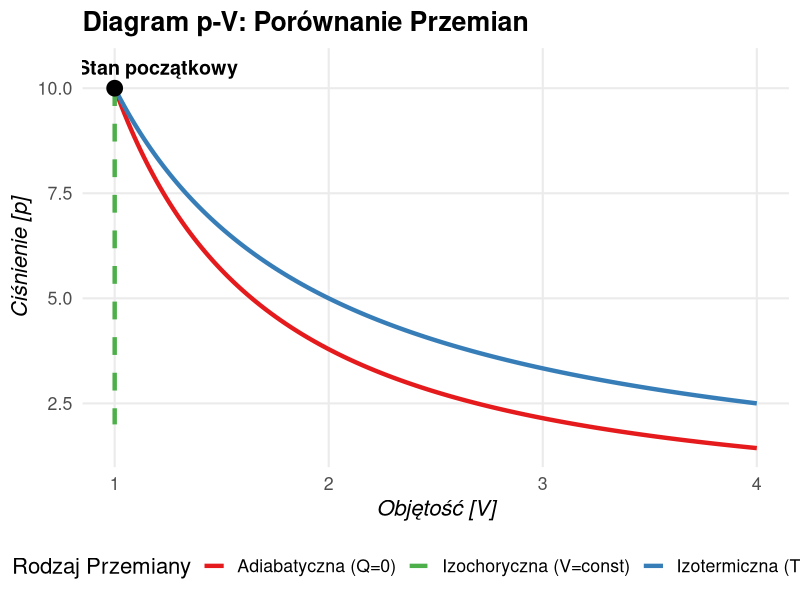
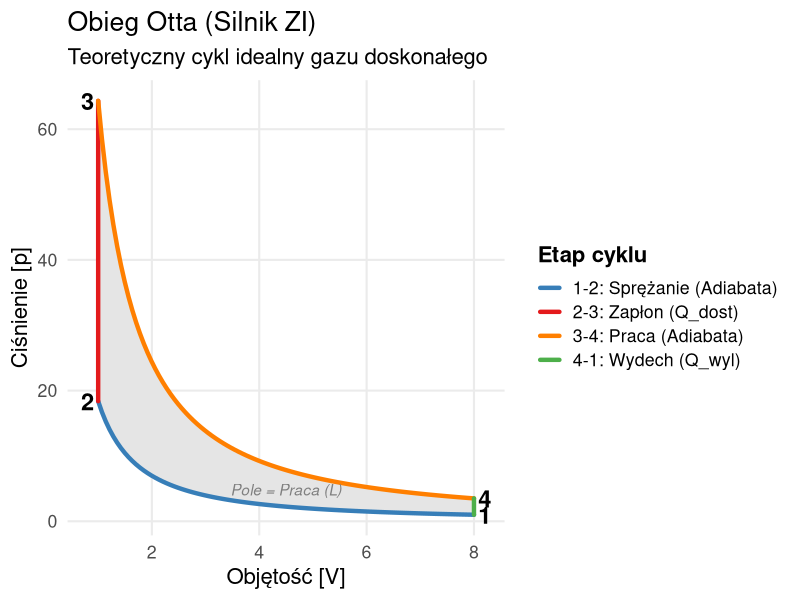
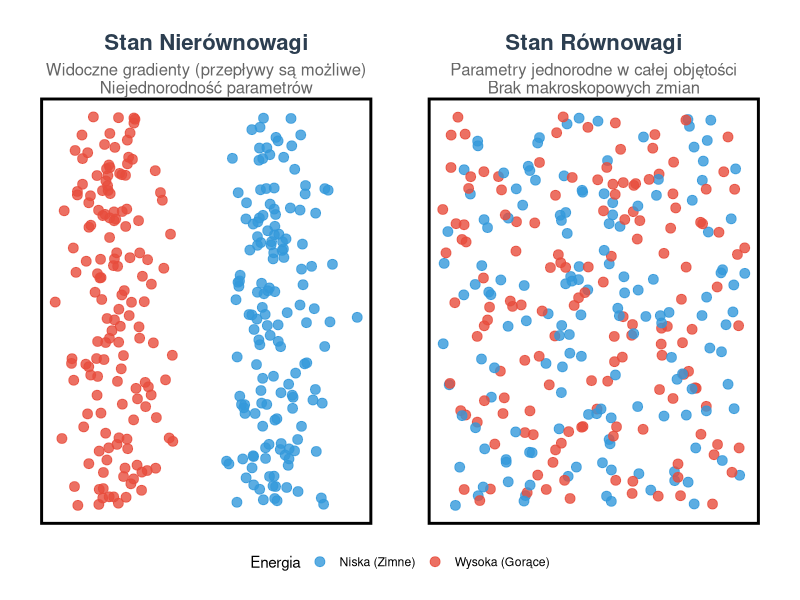
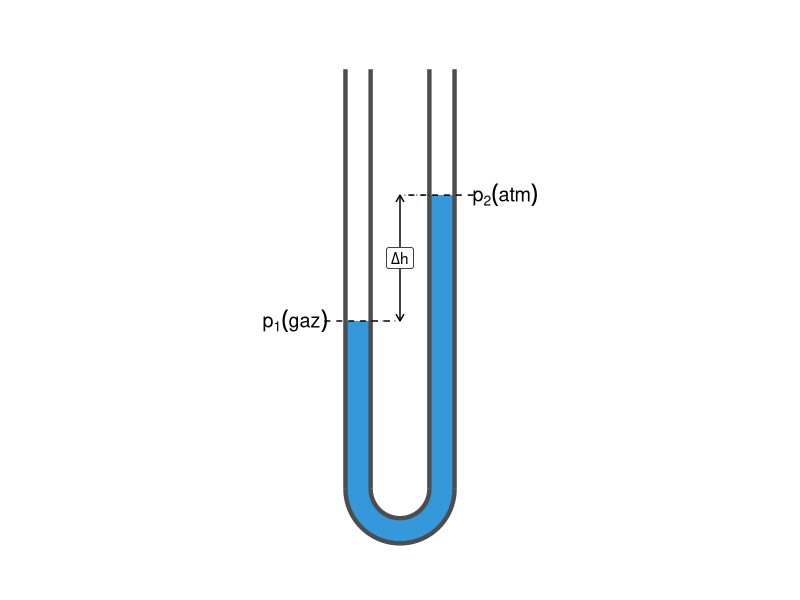
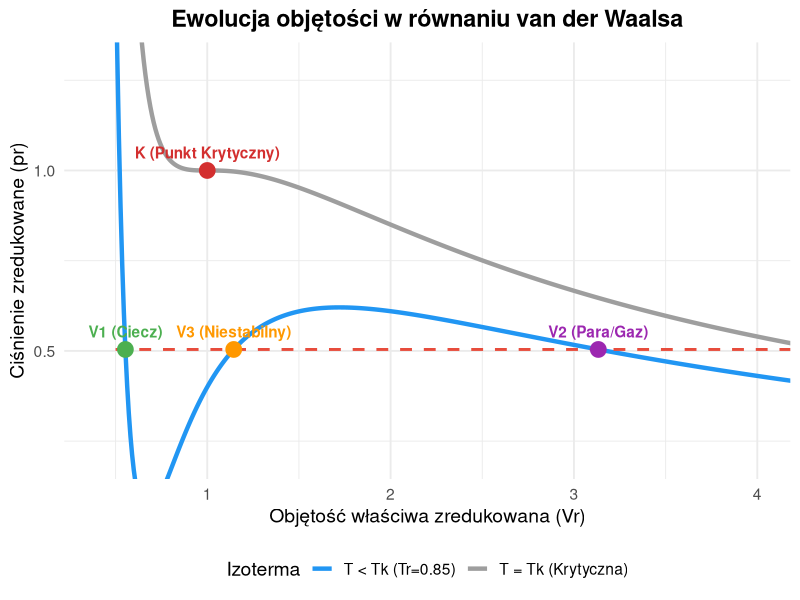

These figures' R source, in order:
## ---- chunk 1
#| label: setup
#| include: false

library(ggplot2)

# Ustaw motyw domyślny na jasny (standardowy minimal)
theme_set(theme_minimal(base_size = 18))
## ---- chunk 2
#| label: fig-przemiany
#| fig-cap: "Porównanie przemian termodynamicznych (rozprężanie gazu)"
#| echo: false
#| warning: false
#| message: false
#| fig-align: center
#| fig-height: 6

library(ggplot2)
library(dplyr)

# 1. PARAMETRY FIZYCZNE
# =====================
p0 <- 10       # Ciśnienie początkowe [bar]
v0 <- 1        # Objętość początkowa [m3]
gamma <- 1.4   # Wykładnik adiabaty (dla powietrza)
v_end <- 4     # Objętość końcowa

# Generowanie ciągu objętości dla krzywych
v_seq <- seq(v0, v_end, length.out = 200)

# 2. OBLICZENIA (MODEL FIZYCZNY)
# ==============================

# A. Przemiana Izotermiczna (T = const) -> pV = const -> p = p0*v0 / v
p_iso <- (p0 * v0) / v_seq

# B. Przemiana Adiabatyczna (Q = 0) -> pV^gamma = const -> p = p0 * (v0/v)^gamma
p_adia <- p0 * (v0 / v_seq)^gamma

# Składanie danych do wykresu (Tidy Data)
df_curves <- data.frame(
  V = rep(v_seq, 2),
  P = c(p_iso, p_adia),
  Typ = rep(c("Izotermiczna (T=const)", "Adiabatyczna (Q=0)"), each = length(v_seq))
)

# C. Przemiana Izochoryczna (V = const)
# To jest linia pionowa, więc definiujemy ją oddzielnie jako odcinek
df_isocho <- data.frame(
  V = c(v0, v0),
  P = c(p0, 2), # Spadek ciśnienia przy stałej objętości (chłodzenie)
  Typ = "Izochoryczna (V=const)"
)

# 3. GENEROWANIE WYKRESU
# ======================
ggplot() +
  # Krzywe (Izotermiczna i Adiabatyczna)
  geom_line(data = df_curves, aes(x = V, y = P, color = Typ), size = 1.5) +
  
  # Linia pionowa (Izochoryczna) - używamy linetype dashed dla odróżnienia
  geom_path(data = df_isocho, aes(x = V, y = P, color = Typ), 
            size = 1.5, linetype = "dashed") +
  
  # Punkt początkowy (wspólny)
  geom_point(aes(x = v0, y = p0), size = 5, color = "black") +
  annotate("text", x = v0 + 0.2, y = p0 + 0.5, label = "Stan początkowy", 
           fontface = "bold", size = 5) +
  
  # Estetyka i Kolory
  scale_color_manual(values = c(
    "Adiabatyczna (Q=0)" = "#e41a1c",     # Czerwony
    "Izotermiczna (T=const)" = "#377eb8", # Niebieski
    "Izochoryczna (V=const)" = "#4daf4a"  # Zielony
  )) +
  
  # Opisy osi i tytuły
  labs(
    title = "Diagram p-V: Porównanie Przemian",
    x = "Objętość [V]",
    y = "Ciśnienie [p]",
    color = "Rodzaj Przemiany"
  ) +
  
  # Styl akademicki
  theme_minimal(base_size = 16) +
  theme(
    legend.position = "bottom",
    panel.grid.minor = element_blank(),
    plot.title = element_text(face = "bold"),
    axis.title = element_text(face = "italic")
  )
## ---- chunk 3
#| label: fig-otto-cycle
#| fig-cap: "Teoretyczny Obieg Otta (p-V) dla silnika spalinowego"
#| echo: false
#| warning: false
#| message: false
#| fig-align: center
#| fig-height: 6

library(ggplot2)
library(dplyr)

# 1. PHYSICAL PARAMETERS
# ======================
gamma <- 1.4       # Heat capacity ratio (air)
r_comp <- 8        # Compression ratio (V_max / V_min)
p1 <- 1            # Initial pressure [bar]
v1 <- 8            # Initial volume (V_max) [arb. units]
v2 <- v1 / r_comp  # Compressed volume (V_min)
heat_add <- 3.5    # Pressure multiplier for combustion (represents Q_in)

# 2. STATE CALCULATION (Corner Points 1-2-3-4)
# ============================================

# State 1: Intake end (Start of compression)
# Known: p1, v1

# State 2: Compression end (Adiabatic)
# p1 * v1^gamma = p2 * v2^gamma
p2 <- p1 * (v1 / v2)^gamma

# State 3: Combustion end (Isochoric Heat Addition)
# v3 = v2, p3 rises due to explosion
v3 <- v2
p3 <- p2 * heat_add

# State 4: Expansion end (Adiabatic Power Stroke)
# p3 * v3^gamma = p4 * v4^gamma, where v4 = v1
v4 <- v1
p4 <- p3 * (v3 / v4)^gamma

# 3. CURVE GENERATION
# ===================

# A. Adiabatic Compression (1 -> 2)
v_12 <- seq(v1, v2, length.out = 100)
p_12 <- p1 * (v1 / v_12)^gamma
df_12 <- data.frame(V = v_12, P = p_12, Phase = "1-2: Sprężanie (Adiabata)")

# B. Isochoric Combustion (2 -> 3)
# Vertical line
df_23 <- data.frame(V = c(v2, v3), P = c(p2, p3), Phase = "2-3: Zapłon (Q_dost)")

# C. Adiabatic Expansion (3 -> 4) - WORK STROKE
v_34 <- seq(v3, v4, length.out = 100)
p_34 <- p3 * (v3 / v_34)^gamma
df_34 <- data.frame(V = v_34, P = p_34, Phase = "3-4: Praca (Adiabata)")

# D. Isochoric Exhaust (4 -> 1)
# Vertical line
df_41 <- data.frame(V = c(v4, v1), P = c(p4, p1), Phase = "4-1: Wydech (Q_wyl)")

# Combine all for lines
df_cycle <- rbind(df_12, df_23, df_34, df_41)

# Create polygon data for shading the Work Area (W)
# We need to order points to form a closed loop: 1->2->3->4->1
df_poly <- rbind(df_12, df_23, df_34, df_41)

# 4. PLOTTING
# ===========
ggplot() +
  # A. Shaded Area (Work)
  geom_polygon(data = df_poly, aes(x = V, y = P), 
               fill = "grey90", color = NA) +
  
  # B. Cycle Lines
  geom_path(data = df_cycle, aes(x = V, y = P, color = Phase), 
            size = 1.5, lineend = "round") +
  
  # C. Corner Points Labels (1, 2, 3, 4)
  annotate("text", x = v1 + 0.2, y = p1, label = "1", size = 6, fontface = "bold") +
  annotate("text", x = v2 - 0.2, y = p2, label = "2", size = 6, fontface = "bold") +
  annotate("text", x = v3 - 0.2, y = p3, label = "3", size = 6, fontface = "bold") +
  annotate("text", x = v4 + 0.2, y = p4, label = "4", size = 6, fontface = "bold") +
  
  # D. Annotations for Heat/Work (Arrows)
  annotate("text", x = mean(c(v1, v2)), y = mean(c(p1, p2)) * 0.5, 
           label = "Pole = Praca (L)", color = "grey50", fontface = "italic") +

  # E. Colors and Scales
  scale_color_manual(values = c(
    "1-2: Sprężanie (Adiabata)" = "#377eb8", # Blue
    "2-3: Zapłon (Q_dost)" = "#e41a1c",      # Red (Heat In)
    "3-4: Praca (Adiabata)" = "#ff7f00",     # Orange
    "4-1: Wydech (Q_wyl)" = "#4daf4a"        # Green (Heat Out)
  )) +
  
  # F. Theme details
  labs(
    title = "Obieg Otta (Silnik ZI)",
    subtitle = "Teoretyczny cykl idealny gazu doskonałego",
    x = "Objętość [V]",
    y = "Ciśnienie [p]",
    color = "Etap cyklu"
  ) +
  theme_minimal(base_size = 16) +
  theme(
    legend.position = "right",
    legend.title = element_text(face="bold"),
    panel.grid.minor = element_blank()
  )
## ---- chunk 4
#| label: fig-equilibrium
#| fig-cap: "Wizualizacja istoty Równowagi Termodynamicznej: Zanik gradientów."
#| echo: false
#| warning: false
#| fig-width: 12
#| fig-height: 4

library(ggplot2)
library(dplyr)
library(patchwork) # Do łączenia wykresów (install.packages("patchwork"))

# Ustawienie ziarna dla powtarzalności
set.seed(123)
n_points <- 300

# 1. GENEROWANIE DANYCH: NIERÓWNOWAGA
# Cząstki "Ciepłe" po lewej, "Zimne" po prawej (Gradient Temperatury)
# Cząstki gęściej po lewej (Gradient Ciśnienia)
df_noneq <- data.frame(
  x = c(rnorm(n_points/2, mean=2, sd=1), rnorm(n_points/2, mean=8, sd=1)),
  y = runif(n_points, 0, 10),
  Energia = c(rep("Wysoka (Gorące)", n_points/2), rep("Niska (Zimne)", n_points/2))
)

# 2. GENEROWANIE DANYCH: RÓWNOWAGA
# Cząstki rozłożone jednorodnie (Brak gradientu ciśnienia)
# Energie wymieszane (Brak gradientu temperatury)
df_eq <- data.frame(
  x = runif(n_points, 0, 10),
  y = runif(n_points, 0, 10),
  Energia = sample(c("Wysoka (Gorące)", "Niska (Zimne)"), n_points, replace = TRUE)
)

# Styl wykresu (wspólny)
common_theme <- theme_void() + 
  theme(
    plot.title = element_text(face="bold", size=16, hjust=0.5, color="#2c3e50"),
    plot.subtitle = element_text(size=12, hjust=0.5, color="grey40"),
    legend.position = "bottom",
    panel.border = element_rect(color="black", fill=NA, size=2),
    plot.margin = margin(10, 20, 10, 20)
  )

# Wykres A: Nierównowaga
p1 <- ggplot(df_noneq, aes(x, y, color=Energia)) +
  geom_point(size=3, alpha=0.8) +
  scale_color_manual(values=c("#3498db", "#e74c3c")) +
  labs(title = "Stan Nierównowagi", 
       subtitle = "Widoczne gradienty (przepływy są możliwe)\nNiejednorodność parametrów") +
  common_theme

# Wykres B: Równowaga
p2 <- ggplot(df_eq, aes(x, y, color=Energia)) +
  geom_point(size=3, alpha=0.8) +
  scale_color_manual(values=c("#3498db", "#e74c3c")) +
  labs(title = "Stan Równowagi", 
       subtitle = "Parametry jednorodne w całej objętości\nBrak makroskopowych zmian") +
  common_theme

# Łączenie wykresów (wymaga biblioteki patchwork)
p1 + p2 + plot_layout(guides = "collect") & theme(legend.position = "bottom")
## ---- chunk 5
#| label: manometer
#| echo: false
#| fig-width: 6
#| fig-height: 5

library(ggplot2)
library(ggforce)

# Geometria U-rurki
r_tube <- 1.0     # Promień osi rurki
w_tube <- 0.6     # Szerokość rurki (średnica)
h_left <- 4       # Wysokość cieczy lewa
h_right <- 7      # Wysokość cieczy prawa
h_max <- 10       # Wysokość rurki

# Promienie ścianek (zewnętrzna i wewnętrzna)
r_outer <- r_tube + w_tube/2
r_inner <- r_tube - w_tube/2

# 1. CIECZ (Niebieska)
# --------------------
# Syfon (łuk na dole)
# Słupy cieczy prostokątne

# 2. ŚCIANKI (Szare/Czarne kontury)
# ---------------------------------

ggplot() +
  # --- CIECZ (LIQUID) ---
  # Łuk dolny (U-kształt: od 3 do 9 przez 6 -> start=pi/2, end=1.5*pi)
  geom_arc_bar(aes(x0=0, y0=0, r0=r_inner, r=r_outer, start=pi/2, end=1.5*pi), 
               fill="#3498db", color=NA) +
  
  # Lewa noga cieczy
  geom_rect(aes(xmin=-r_outer, xmax=-r_inner, ymin=0, ymax=h_left), fill="#3498db") +
  
  # Prawa noga cieczy
  geom_rect(aes(xmin=r_inner, xmax=r_outer, ymin=0, ymax=h_right), fill="#3498db") +
  
  # --- ŚCIANKI RURKI (WALLS) ---
  # Zewnętrzny łuk (dół)
  geom_arc(aes(x0=0, y0=0, r=r_outer, start=pi/2, end=1.5*pi), size=1.5, color="grey30") +
  # Wewnętrzny łuk (dół)
  geom_arc(aes(x0=0, y0=0, r=r_inner, start=pi/2, end=1.5*pi), size=1.5, color="grey30") +
  
  # Lewe ściany pionowe
  geom_segment(aes(x=-r_outer, xend=-r_outer, y=0, yend=h_max), size=1.5, color="grey30") +
  geom_segment(aes(x=-r_inner, xend=-r_inner, y=0, yend=h_max), size=1.5, color="grey30") +
  
  # Prawe ściany pionowe
  geom_segment(aes(x=r_outer, xend=r_outer, y=0, yend=h_max), size=1.5, color="grey30") +
  geom_segment(aes(x=r_inner, xend=r_inner, y=0, yend=h_max), size=1.5, color="grey30") +
  
  # --- OZNACZENIA ---
  # Poziom cieczy lewy
  geom_segment(aes(x=-r_outer-0.5, xend=-r_inner+0.5, y=h_left, yend=h_left), linetype="dashed") +
  annotate("text", x=-2.5, y=h_left, label="p[1] (gaz)", parse=TRUE, fontface="bold", size=5) +
  
  # Poziom cieczy prawy
  geom_segment(aes(x=r_inner-0.5, xend=r_outer+0.5, y=h_right, yend=h_right), linetype="dashed") +
  annotate("text", x=2.5, y=h_right, label="p[2] (atm)", parse=TRUE, fontface="bold", size=5) +
  
  # Delta h wymiarowanie
  geom_segment(aes(x=0, xend=0, y=h_left, yend=h_right), arrow=arrow(length=unit(0.2,"cm"), ends="both")) +
  annotate("label", x=0, y=(h_left+h_right)/2, label="Delta*h", parse=TRUE, fill="white") +
  
  # Linie pomocnicze do h
  geom_segment(aes(x=-r_inner, xend=0, y=h_left, yend=h_left), linetype="dotted", alpha=0.5) +
  geom_segment(aes(x=r_inner, xend=0, y=h_right, yend=h_right), linetype="dotted", alpha=0.5) +
  
  theme_void() +
  coord_fixed() + 
  xlim(-3.5, 3.5) + ylim(-2, 11)
## ---- chunk 6
#| echo: false
#| warning: false
#| message: false
#| fig-align: center
#| fig-height: 7

library(ggplot2)

Tr <- 0.85
Vr <- seq(0.5, 5, length.out = 500)

# Izoterma T < Tk
pr <- (8 * Tr) / (3 * Vr - 1) - (3 / Vr^2)
df_vdw <- data.frame(Vr = Vr, pr = pr, Typ = "T < Tk (Tr=0.85)")

# Izoterma krytyczna T = Tk
Tr_crit <- 1.0
pr_crit <- (8 * Tr_crit) / (3 * Vr - 1) - (3 / Vr^2)
df_vdw_crit <- data.frame(Vr = Vr, pr = pr_crit, Typ = "T = Tk (Krytyczna)")

df_all <- rbind(df_vdw, df_vdw_crit)

p_const <- 0.504
df_line <- data.frame(Vr = c(0.5, 5), pr = c(p_const, p_const))

f_root <- function(v) { (8 * Tr) / (3 * v - 1) - (3 / v^2) - p_const }
v1 <- uniroot(f_root, c(0.51, 0.8))$root
v3 <- uniroot(f_root, c(0.8, 1.8))$root
v2 <- uniroot(f_root, c(1.8, 4.5))$root

# Punkty izotermy T < Tk
v_points <- c(v1, v3, v2)
labels <- c('V1 (Ciecz)', 'V3 (Niestabilny)', 'V2 (Para/Gaz)')
colors <- c('#4caf50', '#ff9800', '#9c27b0')

df_points <- data.frame(Vr = v_points, pr = rep(p_const, 3), 
                        label = labels, color = colors)

# Punkt krytyczny
df_crit_point <- data.frame(Vr = 1.0, pr = 1.0, label = "K (Punkt Krytyczny)", color = "#d32f2f")

df_points <- rbind(df_points, df_crit_point)

ggplot() +
  # Krzywe
  geom_line(data = df_all, aes(x = Vr, y = pr, color = Typ), linewidth = 1.5) +
  # Izobara (Maxwell)
  geom_line(data = df_line, aes(x = Vr, y = pr), color = '#e74c3c', linewidth = 1, linetype = "dashed") +
  # Punkty węzłowe
  geom_point(data = df_points, aes(x = Vr, y = pr), color = df_points$color, size = 5) +
  geom_text(data = df_points, aes(x = Vr, y = pr + 0.05, label = label), fontface = "bold", color = df_points$color) +
  
  # Estetyka ramy
  scale_color_manual(values = c("T < Tk (Tr=0.85)" = "#2196f3", "T = Tk (Krytyczna)" = "#9e9e9e")) +
  coord_cartesian(xlim = c(0.4, 4), ylim = c(0.2, 1.3)) +
  labs(
    title = "Ewolucja objętości w równaniu van der Waalsa",
    x = "Objętość właściwa zredukowana (Vr)",
    y = "Ciśnienie zredukowane (pr)",
    color = "Izoterma"
  ) +
  theme_minimal(base_size = 14) +
  theme(
    plot.title = element_text(face = "bold", hjust = 0.5),
    legend.position = "bottom"
  )
